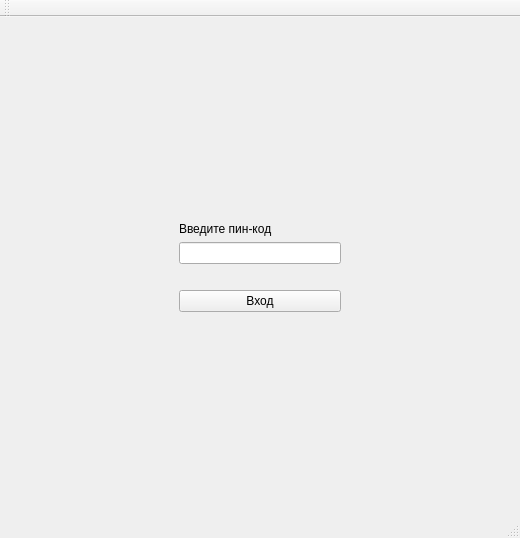
<?xml version="1.0" encoding="UTF-8"?>
<ui version="4.0">
 <class>MainWindow</class>
 <widget class="QMainWindow" name="MainWindow">
  <property name="geometry">
   <rect>
    <x>0</x>
    <y>0</y>
    <width>520</width>
    <height>538</height>
   </rect>
  </property>
  <property name="windowTitle">
   <string>MainWindow</string>
  </property>
  <widget class="QWidget" name="centralwidget">
   <layout class="QGridLayout" name="gridLayout">
    <item row="0" column="0">
     <widget class="QStackedWidget" name="stackedWidget">
      <property name="currentIndex">
       <number>1</number>
      </property>
      <widget class="QWidget" name="page">
       <widget class="QLabel" name="label_2">
        <property name="geometry">
         <rect>
          <x>10</x>
          <y>10</y>
          <width>63</width>
          <height>20</height>
         </rect>
        </property>
        <property name="text">
         <string>Очки:</string>
        </property>
       </widget>
       <widget class="QLabel" name="labelScore">
        <property name="geometry">
         <rect>
          <x>60</x>
          <y>10</y>
          <width>63</width>
          <height>20</height>
         </rect>
        </property>
        <property name="text">
         <string>0</string>
        </property>
       </widget>
       <widget class="QPushButton" name="buttonClear">
        <property name="geometry">
         <rect>
          <x>0</x>
          <y>410</y>
          <width>83</width>
          <height>29</height>
         </rect>
        </property>
        <property name="text">
         <string>Сброс</string>
        </property>
       </widget>
       <widget class="QWidget" name="gridLayoutWidget">
        <property name="geometry">
         <rect>
          <x>0</x>
          <y>40</y>
          <width>491</width>
          <height>361</height>
         </rect>
        </property>
        <layout class="QGridLayout" name="gridLayout_3"/>
       </widget>
      </widget>
      <widget class="QWidget" name="page_2">
       <layout class="QGridLayout" name="gridLayout_2">
        <item row="0" column="1">
         <spacer name="verticalSpacer">
          <property name="orientation">
           <enum>Qt::Vertical</enum>
          </property>
          <property name="sizeHint" stdset="0">
           <size>
            <width>20</width>
            <height>146</height>
           </size>
          </property>
         </spacer>
        </item>
        <item row="1" column="1">
         <widget class="QLabel" name="label">
          <property name="text">
           <string>Введите пин-код</string>
          </property>
         </widget>
        </item>
        <item row="2" column="0">
         <spacer name="horizontalSpacer">
          <property name="orientation">
           <enum>Qt::Horizontal</enum>
          </property>
          <property name="sizeHint" stdset="0">
           <size>
            <width>158</width>
            <height>20</height>
           </size>
          </property>
         </spacer>
        </item>
        <item row="2" column="1">
         <widget class="QLineEdit" name="EditPin">
          <property name="inputMethodHints">
           <set>Qt::ImhHiddenText|Qt::ImhNoAutoUppercase|Qt::ImhNoPredictiveText|Qt::ImhSensitiveData</set>
          </property>
          <property name="echoMode">
           <enum>QLineEdit::Password</enum>
          </property>
         </widget>
        </item>
        <item row="2" column="2">
         <spacer name="horizontalSpacer_2">
          <property name="orientation">
           <enum>Qt::Horizontal</enum>
          </property>
          <property name="sizeHint" stdset="0">
           <size>
            <width>158</width>
            <height>20</height>
           </size>
          </property>
         </spacer>
        </item>
        <item row="3" column="1">
         <widget class="QLabel" name="labelPin">
          <property name="text">
           <string/>
          </property>
         </widget>
        </item>
        <item row="4" column="1">
         <widget class="QPushButton" name="pushButton">
          <property name="text">
           <string>Вход</string>
          </property>
         </widget>
        </item>
        <item row="5" column="1">
         <spacer name="verticalSpacer_2">
          <property name="orientation">
           <enum>Qt::Vertical</enum>
          </property>
          <property name="sizeHint" stdset="0">
           <size>
            <width>20</width>
            <height>147</height>
           </size>
          </property>
         </spacer>
        </item>
       </layout>
      </widget>
     </widget>
    </item>
   </layout>
  </widget>
  <widget class="QMenuBar" name="menubar">
   <property name="geometry">
    <rect>
     <x>0</x>
     <y>0</y>
     <width>520</width>
     <height>25</height>
    </rect>
   </property>
  </widget>
  <widget class="QStatusBar" name="statusbar"/>
  <widget class="QToolBar" name="toolBar">
   <property name="windowTitle">
    <string>toolBar</string>
   </property>
   <attribute name="toolBarArea">
    <enum>TopToolBarArea</enum>
   </attribute>
   <attribute name="toolBarBreak">
    <bool>false</bool>
   </attribute>
  </widget>
 </widget>
 <resources/>
 <connections/>
</ui>
